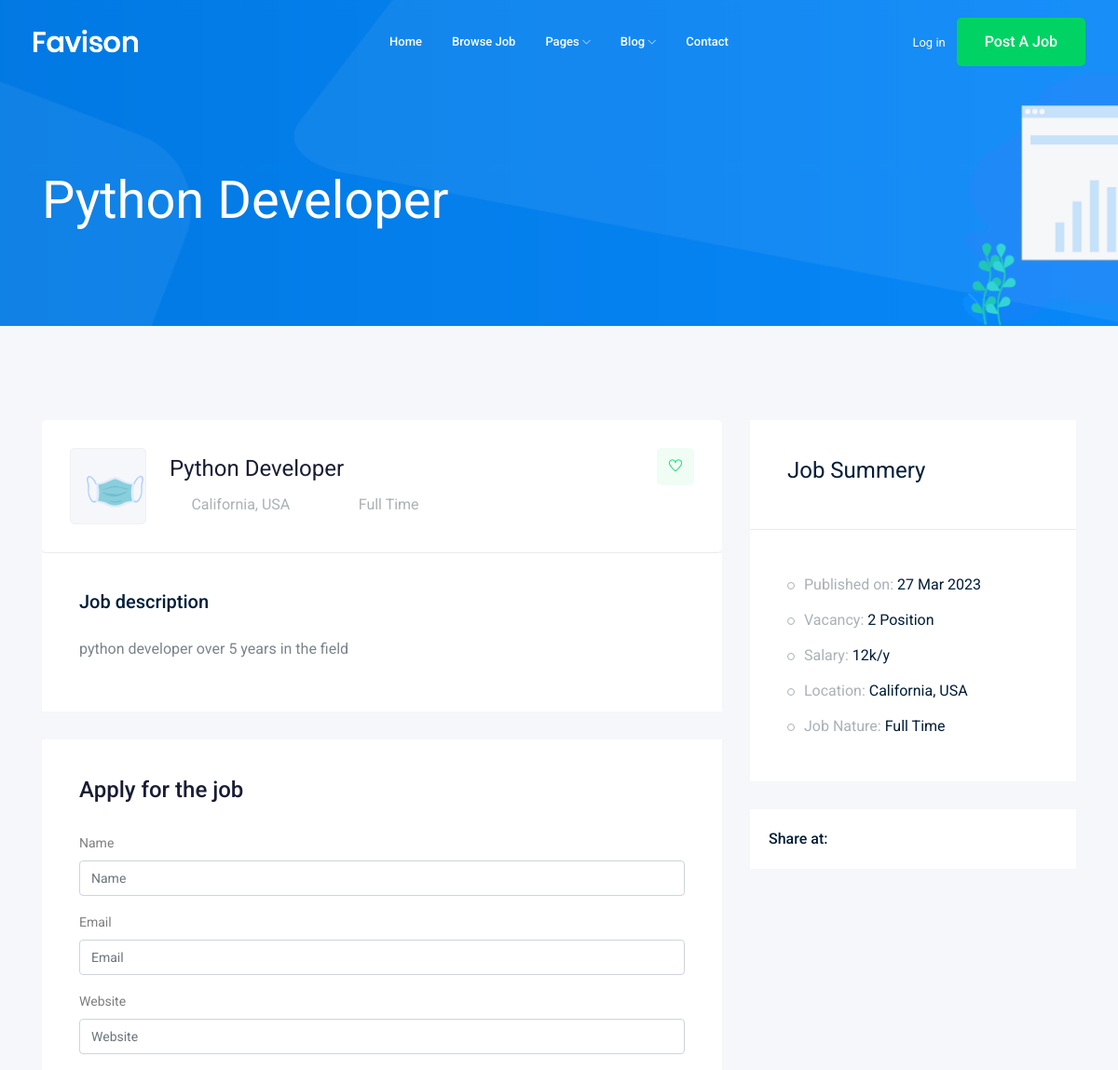
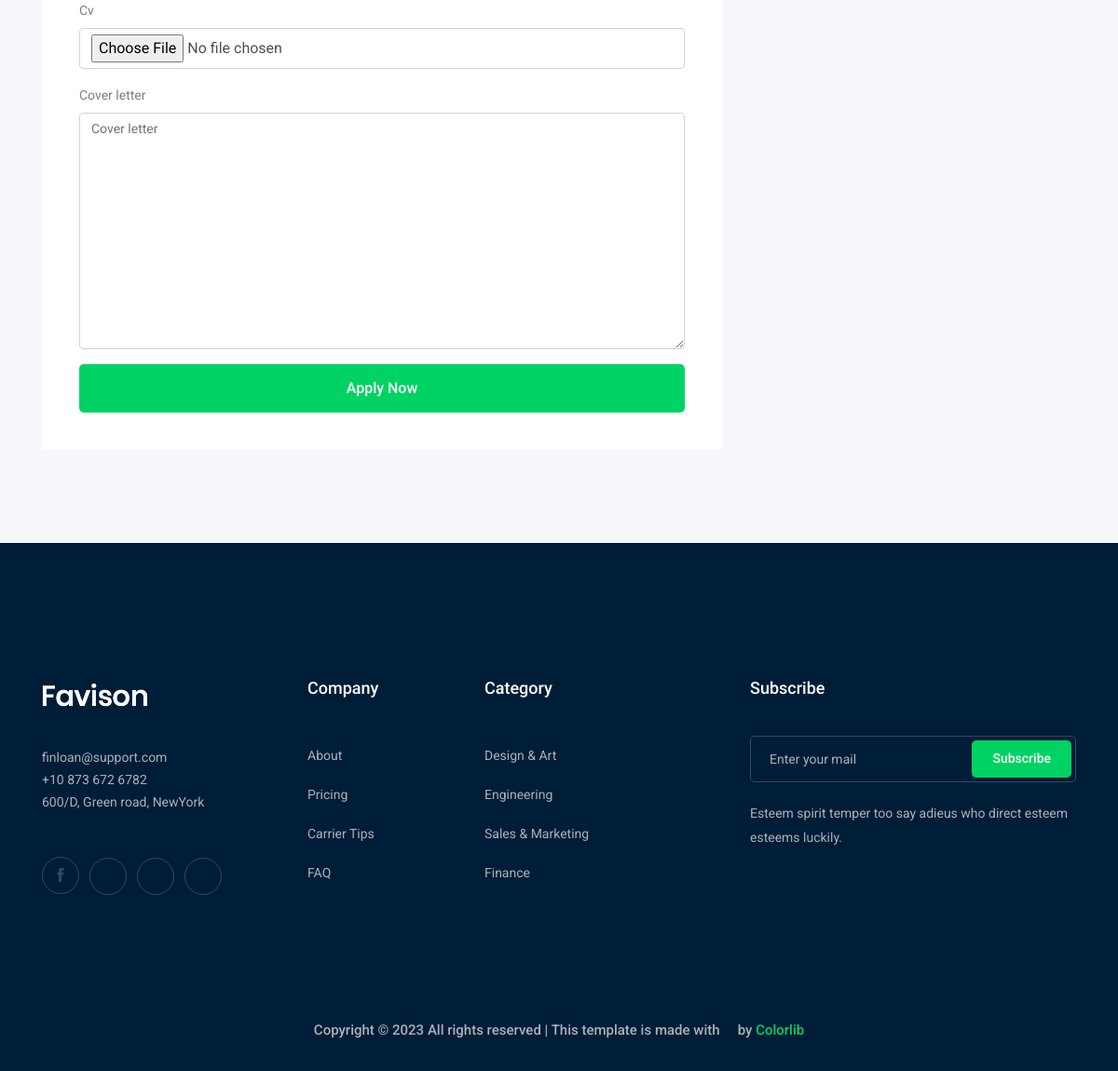
Screenshot of /jobs/python-developer with the database file from the repository (2 pictures, top to bottom).
### job/models.py (models this page shows, shortened)
class Job(models.Model):    # table
    title = models.CharField(max_length=100)    # column
    job_type = models.CharField(max_length=15, choices=JOB_TYPE)
    description = models.TextField(max_length=1000)
    published_at = models.DateTimeField(auto_now=True)
    vacancy = models.IntegerField(default=1)
    salary = models.IntegerField(default=0)
    experinse = models.IntegerField(default=1)
    category = models.ForeignKey('Category', on_delete=models.CASCADE)
    image = models.ImageField(upload_to=image_upload)
    slug = models.SlugField(blank=True, null=True)
    def __str__(self):
        return self.title

### job/views.py (the view)
# urls.py: path('<str:slug>', views.job_detail, name='job_detail'),
def job_detail(request, slug):
    job_detail = Job.objects.get(slug=slug)
    if request.method == 'POST':
        form = ApplyForm(request.POST, request.FILES)
        if form.is_valid():
            myform = form.save(commit=False)
            myform.job = job_detail
            myform.save()
    else:
        form = ApplyForm()
    context = {'job': job_detail, 'form': form}
    return render(request, 'job/job_detail.html', context)

### job/form.py
class ApplyForm(forms.ModelForm):
    class Meta:
        model = Apply
        fields = ['name', 'email', 'website', 'cv', 'cover_letter']

### job/templates/job/job_detail.html (shortened to what this page needs)
{% extends 'base.html' %}
{% load bootstrap5 %}
{% block body %}
<div class="bradcam_area bradcam_bg_1">
    <div class="container">
        <div class="row">
            <div class="col-xl-12">
                <div class="bradcam_text">
                    <h3>{{job}}</h3>
                </div>
            </div>
        </div>
    </div>
</div>
<div class="job_details_area">
    <div class="container">
        <div class="row">
            <div class="col-lg-8">
                <div class="job_details_header">
                    <div class="single_jobs white-bg d-flex justify-content-between">
                        <div class="jobs_left d-flex align-items-center">
                            <div class="thumb">
                                <img src="{{job.image.url}}" alt="">
                            </div>
                            <div class="jobs_conetent">
                                <a href="#">
                                    <h4>{{job}}</h4>
                                </a>
                                <div class="links_locat d-flex align-items-center">
                                    <div class="location">
                                        <p> <i class="fa fa-map-marker"></i> California, USA</p>
                                    </div>
                                    <div class="location">
                                        <p> <i class="fa fa-clock-o"></i> {{job.job_type}}</p>
                                    </div>
                                </div>
                            </div>
                        </div>
                        <div class="jobs_right">
                            <div class="apply_now">
                                <a class="heart_mark" href="#"> <i class="ti-heart"></i> </a>
                            </div>
                        </div>
                    </div>
                </div>
                <div class="descript_wrap white-bg">
                    <div class="single_wrap">
                        <h4>Job description</h4>
                        <p>{{job.description}}</p>
                    </div>
                </div>
                <div class="apply_job_form white-bg">
                    <h4>Apply for the job</h4>
                    <form method="post" enctype="multipart/form-data">
                        {% bootstrap_form form %}
                        {% buttons %}
                        <button class="boxed-btn3 w-100" type="submit">Apply Now</button>
                        {% endbuttons %}
                    </form>
                </div>
            </div>
            <div class="col-lg-4">
                <div class="job_sumary">
                    <div class="summery_header">
                        <h3>Job Summery</h3>
                    </div>
                    <div class="job_content">
                        <ul>
                            <li>Published on: <span>{{job.published_at|date:'d M o'}}</span></li>
                            <li>Vacancy: <span>{{job.vacancy}} Position</span></li>
                            <li>Salary: <span>{{job.salary}}k/y</span></li>
                            <li>Location: <span>California, USA</span></li>
                            <li>Job Nature: <span> {{job.job_type}}</span></li>
                        </ul>
                    </div>
                </div>
                <div class="share_wrap d-flex">
                    <span>Share at:</span>
                    <ul>
                        <li><a href="#"> <i class="fa fa-facebook"></i></a> </li>
                        <li><a href="#"> <i class="fa fa-google-plus"></i></a> </li>
                        <li><a href="#"> <i class="fa fa-twitter"></i></a> </li>
                        <li><a href="#"> <i class="fa fa-envelope"></i></a> </li>
                    </ul>
                </div>
                <div class="job_location_wrap">
                    <div class="job_lok_inner">
                        <div id="map" style="height: 200px;"></div>
                    </div>
                </div>
            </div>
        </div>
    </div>
</div>
{% endblock body %}

### rows the page displays
Job: title "Python Developer", image (picture), job_type "Full Time", description "python developer over 5 years in the field", published_at "27 Mar 2023", vacancy "2", salary "12"
